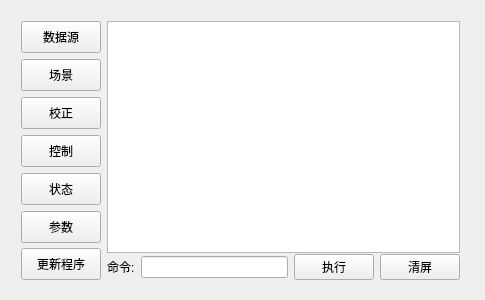
<?xml version="1.0" encoding="UTF-8"?>
<ui version="4.0">
 <class>MainWindow</class>
 <widget class="QMainWindow" name="MainWindow">
  <property name="geometry">
   <rect>
    <x>0</x>
    <y>0</y>
    <width>485</width>
    <height>300</height>
   </rect>
  </property>
  <property name="minimumSize">
   <size>
    <width>400</width>
    <height>259</height>
   </size>
  </property>
  <property name="windowTitle">
   <string>四轴上位机v1.2(js200300953)</string>
  </property>
  <widget class="QWidget" name="centralWidget">
   <widget class="QWidget" name="horizontalLayoutWidget">
    <property name="geometry">
     <rect>
      <x>10</x>
      <y>10</y>
      <width>461</width>
      <height>281</height>
     </rect>
    </property>
    <layout class="QHBoxLayout" name="horizontalLayout">
     <item>
      <layout class="QVBoxLayout" name="verticalLayout">
       <item>
        <spacer name="verticalSpacer_2">
         <property name="orientation">
          <enum>Qt::Vertical</enum>
         </property>
         <property name="sizeHint" stdset="0">
          <size>
           <width>20</width>
           <height>40</height>
          </size>
         </property>
        </spacer>
       </item>
       <item>
        <widget class="QPushButton" name="btDialogDataSource">
         <property name="minimumSize">
          <size>
           <width>0</width>
           <height>32</height>
          </size>
         </property>
         <property name="text">
          <string>数据源</string>
         </property>
        </widget>
       </item>
       <item>
        <widget class="QPushButton" name="btDialogScene">
         <property name="minimumSize">
          <size>
           <width>0</width>
           <height>32</height>
          </size>
         </property>
         <property name="text">
          <string>场景</string>
         </property>
        </widget>
       </item>
       <item>
        <widget class="QPushButton" name="btDialogCalibration">
         <property name="minimumSize">
          <size>
           <width>0</width>
           <height>32</height>
          </size>
         </property>
         <property name="text">
          <string>校正</string>
         </property>
        </widget>
       </item>
       <item>
        <widget class="QPushButton" name="btDialogControl">
         <property name="minimumSize">
          <size>
           <width>0</width>
           <height>32</height>
          </size>
         </property>
         <property name="text">
          <string>控制</string>
         </property>
        </widget>
       </item>
       <item>
        <widget class="QPushButton" name="btDialogStatus">
         <property name="minimumSize">
          <size>
           <width>0</width>
           <height>32</height>
          </size>
         </property>
         <property name="text">
          <string>状态</string>
         </property>
        </widget>
       </item>
       <item>
        <widget class="QPushButton" name="btDialogParameter">
         <property name="minimumSize">
          <size>
           <width>0</width>
           <height>32</height>
          </size>
         </property>
         <property name="text">
          <string>参数</string>
         </property>
        </widget>
       </item>
       <item>
        <widget class="QPushButton" name="btDialogBootloader">
         <property name="minimumSize">
          <size>
           <width>0</width>
           <height>32</height>
          </size>
         </property>
         <property name="text">
          <string>更新程序</string>
         </property>
        </widget>
       </item>
       <item>
        <spacer name="verticalSpacer">
         <property name="orientation">
          <enum>Qt::Vertical</enum>
         </property>
         <property name="sizeHint" stdset="0">
          <size>
           <width>20</width>
           <height>40</height>
          </size>
         </property>
        </spacer>
       </item>
      </layout>
     </item>
     <item>
      <layout class="QVBoxLayout" name="verticalLayout_2">
       <property name="spacing">
        <number>1</number>
       </property>
       <item>
        <widget class="QTextBrowser" name="tbMessage">
         <property name="openExternalLinks">
          <bool>true</bool>
         </property>
        </widget>
       </item>
       <item>
        <layout class="QHBoxLayout" name="horizontalLayout_2">
         <item>
          <widget class="QLabel" name="label">
           <property name="text">
            <string>命令:</string>
           </property>
          </widget>
         </item>
         <item>
          <widget class="QLineEdit" name="leCmd"/>
         </item>
         <item>
          <widget class="QPushButton" name="btExecute">
           <property name="text">
            <string>执行</string>
           </property>
          </widget>
         </item>
         <item>
          <widget class="QPushButton" name="btClearMessage">
           <property name="text">
            <string>清屏</string>
           </property>
          </widget>
         </item>
        </layout>
       </item>
      </layout>
     </item>
    </layout>
   </widget>
  </widget>
 </widget>
 <layoutdefault spacing="6" margin="11"/>
 <tabstops>
  <tabstop>btDialogDataSource</tabstop>
  <tabstop>btDialogScene</tabstop>
  <tabstop>btDialogCalibration</tabstop>
  <tabstop>btDialogControl</tabstop>
  <tabstop>btDialogStatus</tabstop>
  <tabstop>btDialogParameter</tabstop>
  <tabstop>btDialogBootloader</tabstop>
  <tabstop>leCmd</tabstop>
  <tabstop>btExecute</tabstop>
  <tabstop>btClearMessage</tabstop>
  <tabstop>tbMessage</tabstop>
 </tabstops>
 <resources/>
 <connections/>
</ui>
